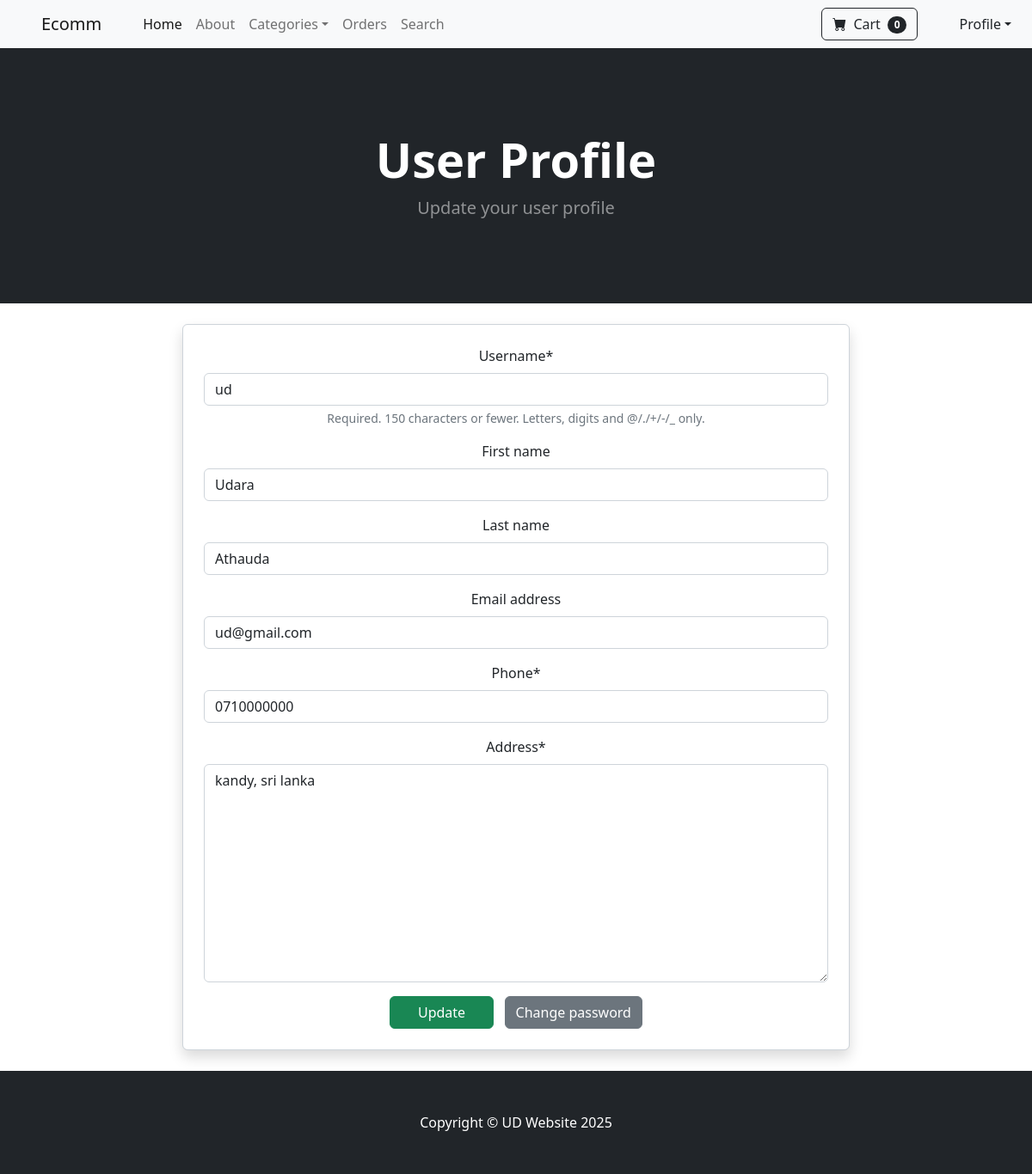
The app's page /update_user/ (signed in), older data.
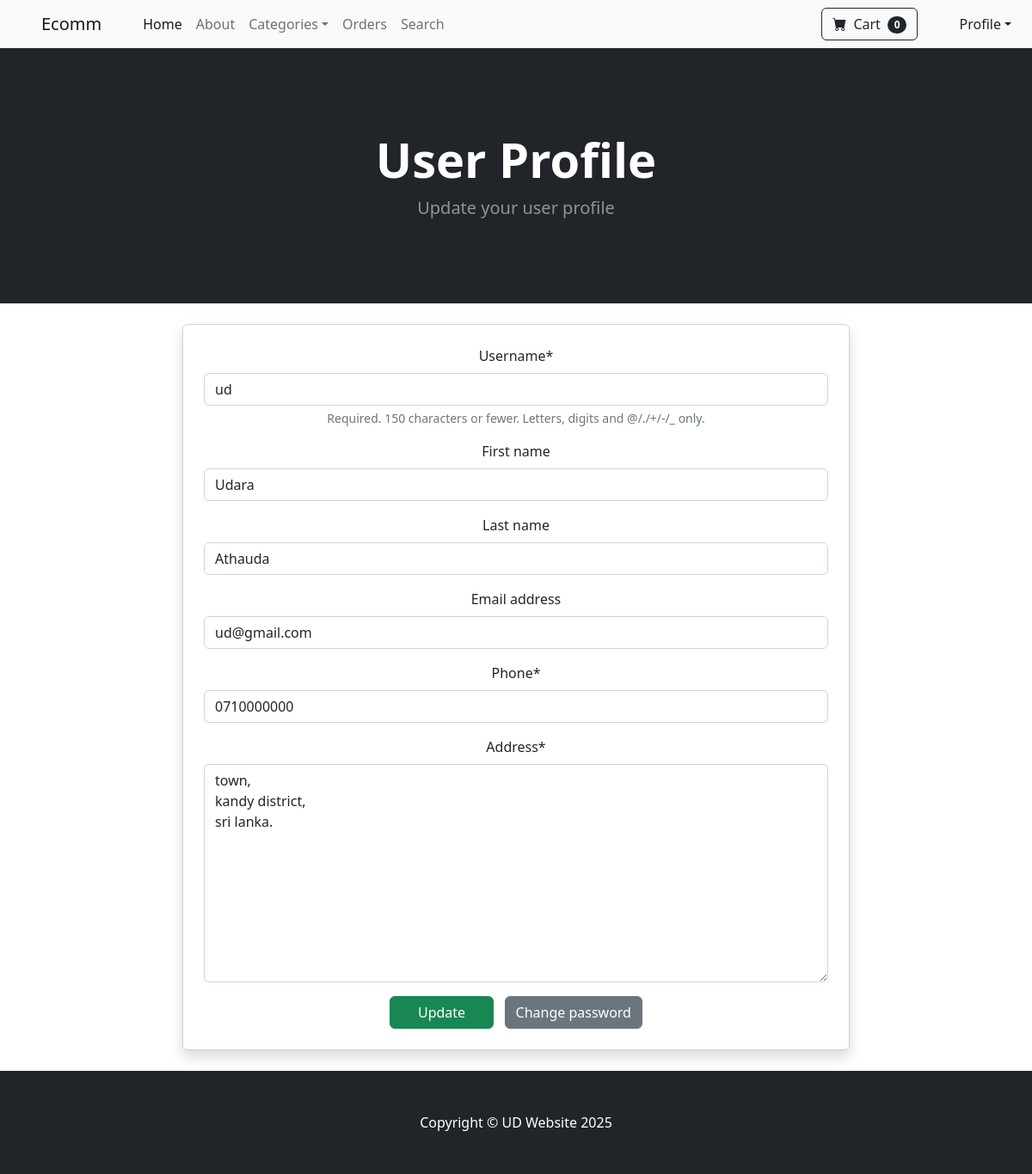
The same page, newer data.
### ecomApp/models.py (models this page shows, shortened)
class User(AbstractUser):
    phone = models.CharField(max_length=15, validators=[validatePhone])
    address = models.TextField()

### ecomApp/views.py (the view)
# urls.py: path('update_user/', views.update_user, name="update_user"),
@login_required(login_url='login')
def update_user(request):
    if request.user.is_authenticated:
        current_user = User.objects.get(id=request.user.id)
        form = UserUpdateForm(request.POST or None, instance=current_user)
        if form.is_valid():
            form.save()
            login(request, current_user)
            return redirect('update_user')
        return render(request, 'update_user.html', context={'form': form})

### ecomApp/forms.py
class UserUpdateForm(UserChangeForm):
    phone = forms.CharField(max_length=15, required=True)
    address = forms.CharField(widget=forms.Textarea, required=True)
    password = None
    class Meta:
        model = User
        fields = ('username', 'first_name', 'last_name', 'email', 'phone', 'address',)

### ecomApp/context_processors.py (called while the page is built)
def categories_processor(request):
    categories = Category.objects.all()
    return {'categories': categories}

def cart_item_count(request):
    cart = Cart(request)
    items = cart.cart.keys()
    item_count = len(items)
    return {'item_count': item_count}

### templates/update_user.html (shortened to what this page needs)
{% extends 'base.html' %}
{% block content %}
{% load crispy_forms_tags %}
{% include 'navigation.html' %}
<header class="bg-dark py-5">
    <div class="container px-4 px-lg-5 my-5">
        <div class="text-center text-white">
            <h1 class="display-4 fw-bolder">User Profile</h1>
            <p class="lead fw-normal text-white-50 mb-0">Update your user profile</p>
        </div>
    </div>
</header>
<div class="container mt-4 mb-4" style="max-width: 800px; margin: 0 auto;">
    <form method="post" action="{% url 'update_user' %}" class="form-control p-4 rounded shadow text-center">
        <div class="mb-3">
            {{ form|crispy }}
        </div>
        <button type="submit" class="btn btn-success col-2">Update</button>
        <a href="{% url 'update_password' %}" class="btn btn-secondary">Change password</a>
    </form>
</div>
{% include 'footer.html' %}
{% endblock %}

Row changes from the older to the newer data that the page shows:
changed User "ud": address "kandy, sri lanka" → "town, kandy district, sri lanka."
